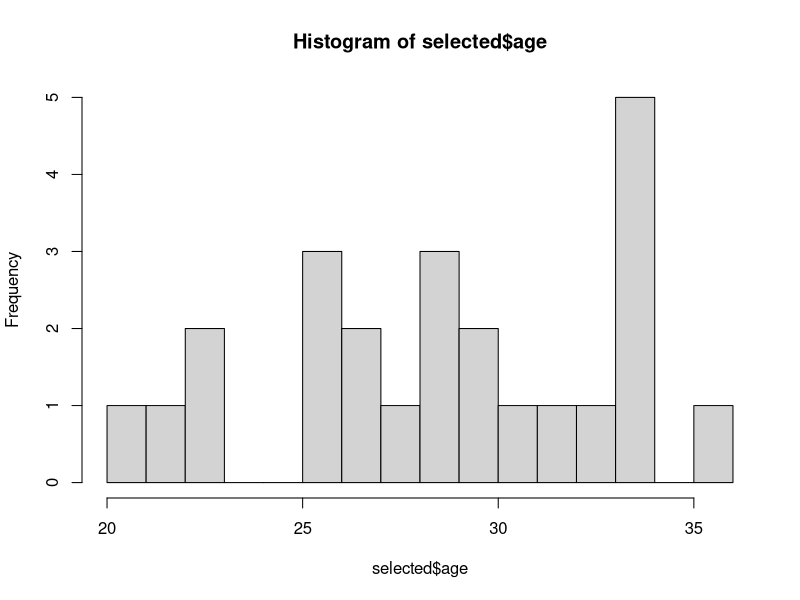
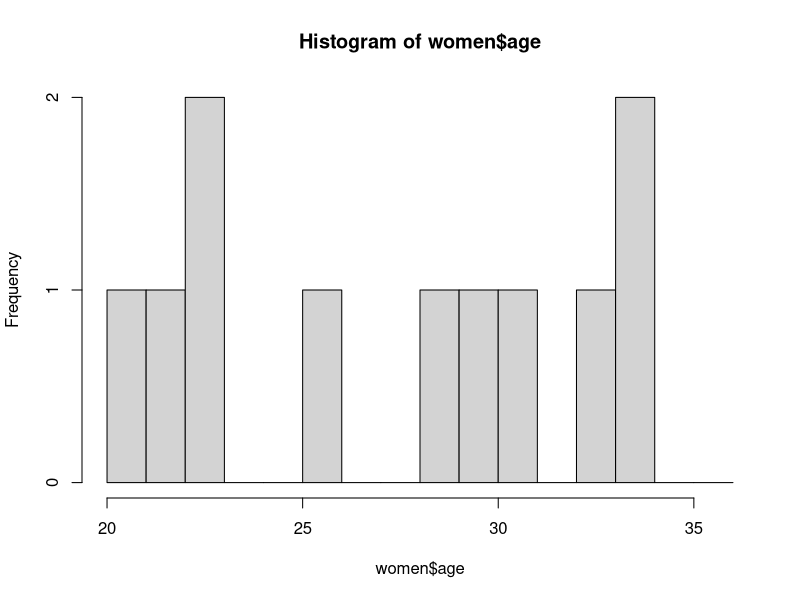
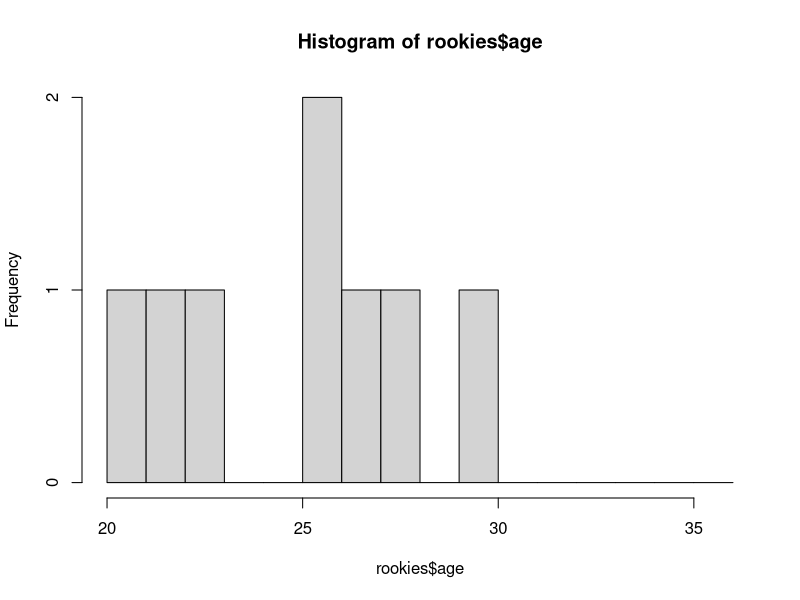
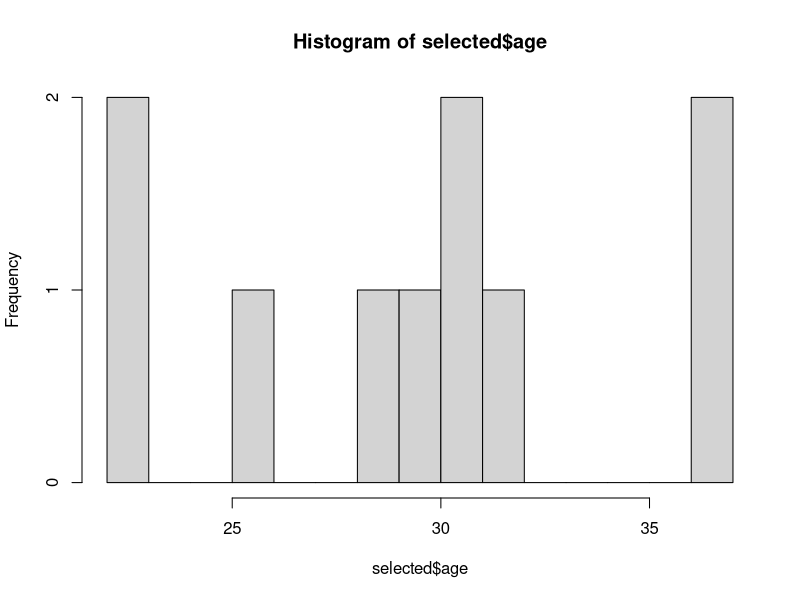
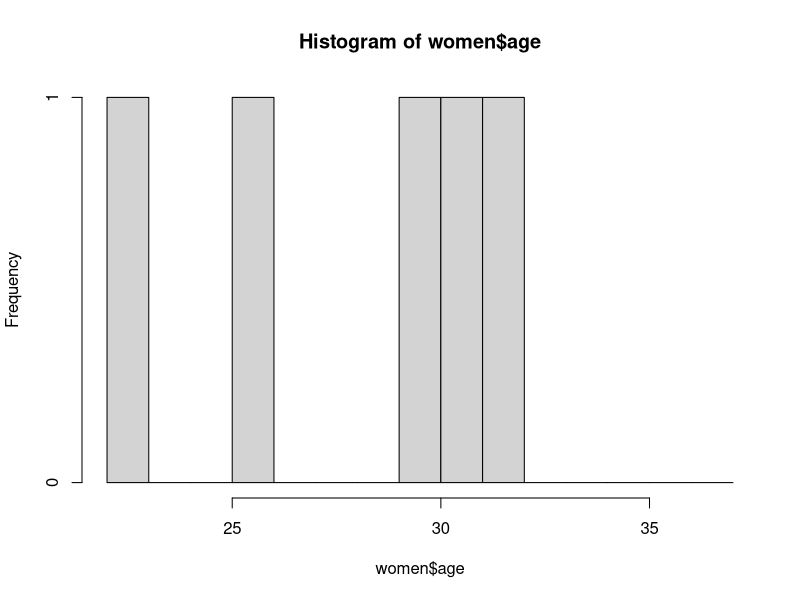
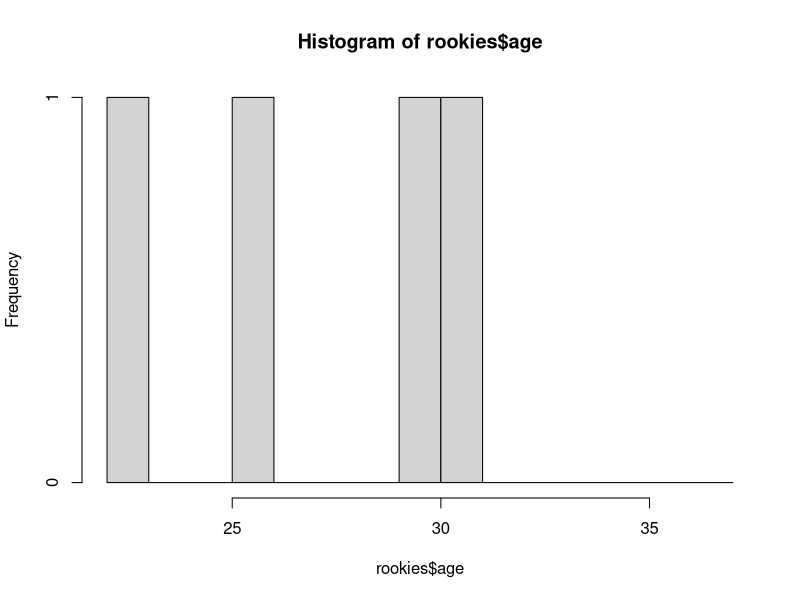
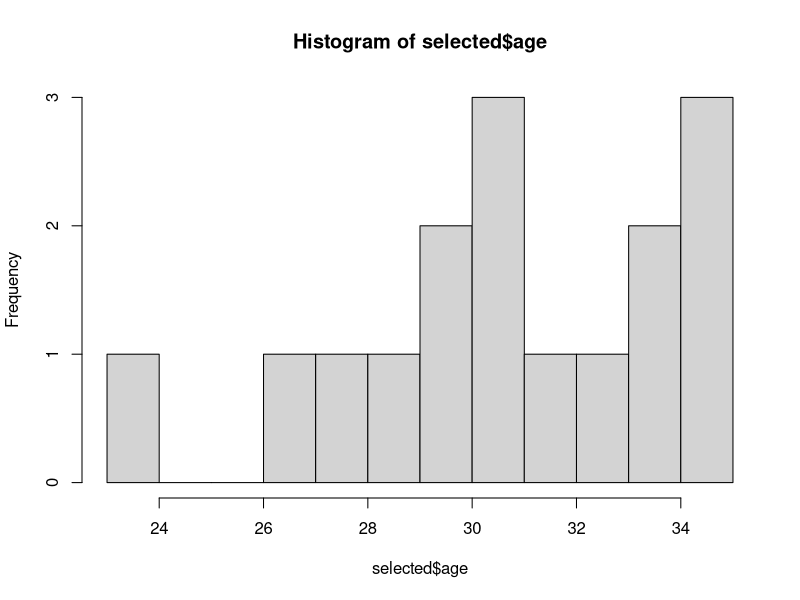
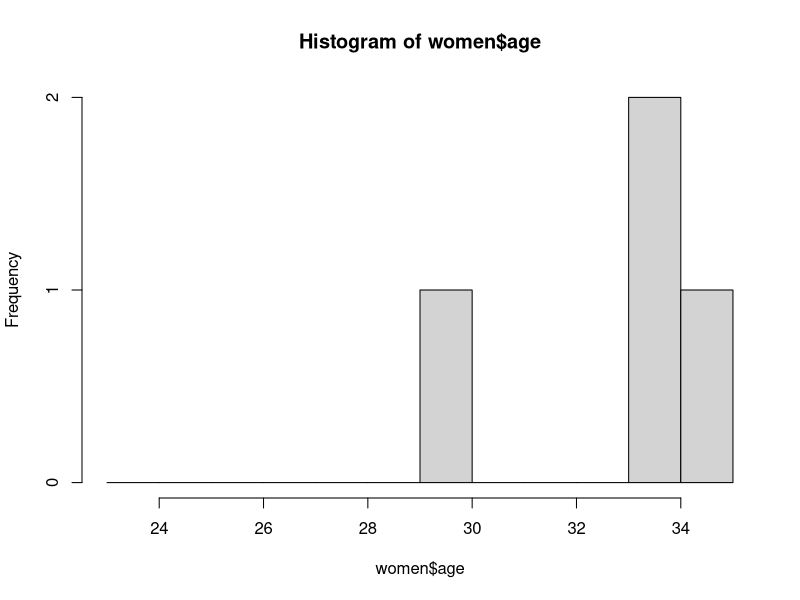

Here is the R script that generated these plots, in order: (Note: this script raises an error after producing the figures.)
library(plyr)
library(ggplot2)
library(stringr)
library(stringi)
library(dplyr)
library(jsonlite)

# read data
df <- read.csv("data.csv", encoding="utf-8")

# some cleaning
df$sport <- gsub( " *\\(.*?\\) *", "", trimws(df$SPORT))

# get age
df$birth_date <- as.Date(df$DOB, "%m/%d/%Y")
df$age <- as.numeric((as.Date("2018-02-08") - df$birth_date) / 365.25)

# other values for vis
df$name <- paste(trimws(df$FIRST.NAME), trimws(df$LAST.NAME), sep=" ")
# check if rookie or returning olympian
df$rookie <- sapply(df$OLYMPIC.EXPERIENCE, function(x) x == '') 

# get all counts
count_all <- as.numeric(count(df))
count_rookies <- as.numeric(count(df[which(df$rookie == TRUE), ]))

highlight_count = list(
  all = count_all,
  women = as.numeric(count(df[which(df$GENDER == 'F'), ])),
  men = as.numeric(count(df[which(df$GENDER == 'M'), ])),
  rookies = count_rookies,
  experienced = count_all - count_rookies
)

# get sports data
count <- as.data.frame(table(df$sport))
avg_age <- tapply(df$age, df$sport, median)
range <- tapply(df$age, df$sport, range)
age_max <- tapply(df$age, df$sport, max)
age_min <- tapply(df$age, df$sport, min)
max_hist_value <- 0
sports <- list()
for (i in 1:length(count$Var1)) {
  selected <- subset(df, sport == count$Var1[i])
  women <- selected[which(selected$GENDER == 'F'), ]
  rookies <- selected[which(selected$rookie == TRUE), ]

  all_histogram <- hist(selected$age, breaks=seq(floor(min(selected$age)), ceiling(max(selected$age)), by=1))
  if (as.numeric(count(women)) > 0) {
    women_histogram <- hist(women$age, breaks=seq(floor(min(selected$age)), ceiling(max(selected$age)), by=1))
  }
  if (as.numeric(count(rookies)) > 0) {
    rookies_histogram <- hist(rookies$age, breaks=seq(floor(min(selected$age)), ceiling(max(selected$age)), by=1))
  }
  
  max_hist_value <- max(max_hist_value, all_histogram$counts)
  
  s <- list(
    id = i - 1,
    name = count$Var1[i],
    athletes_count = count$Freq[i],
    median_age = unname(avg_age[i]),
    age_range = unlist(unname(range[i])),
    age_diff = unname(age_max[i]) - unname(age_min[i]),
    age_hist = list (
      all = all_histogram$counts,
      women = women_histogram$counts,
      rookies = rookies_histogram$counts
    ),
    hist_start_age = all_histogram$breaks[1]
  )
  sports[i] <- list(s)
}

#create data json file
write(minify(toJSON(list(
  sports = sports, 
  highlight_count = highlight_count,
  max_age = max(df$age),
  max_hist_value = max_hist_value
), auto_unbox = TRUE)), "../react-app/src/data/data.json")